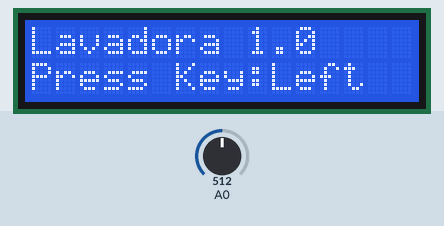
Bench run of a sketch on a simulated Arduino Uno, built with avr-gcc and run on an emulated ATmega328P. On the bench: 16×2 character LCD. The test bench sets the inputs (shaded band); at power-on: A0 = 512.

Above: at 1.2 s.
1.3 s: A0 set to 610
At 1.7 s:
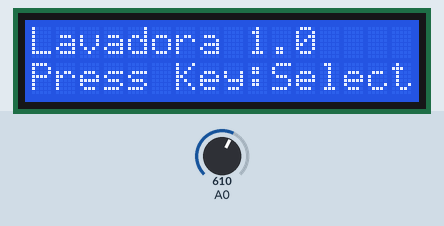
2.8 s: A0 set to 390
At 4.0 s:
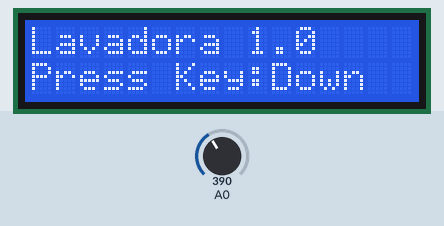
4.3 s: A0 set to 190
At 5.2 s:
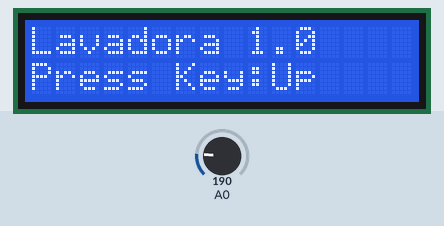
5.8 s: A0 set to 50
At 6.3 s:
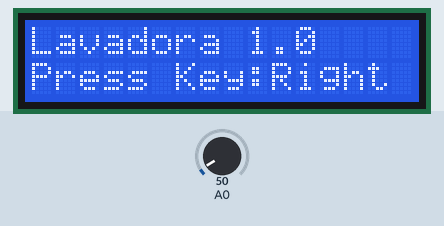
7.3 s: A0 set to 70
At 8.5 s:
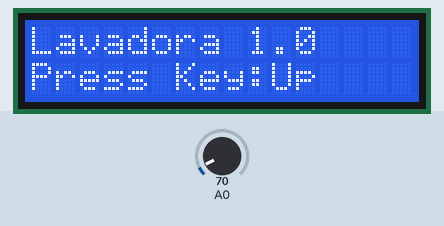
8.8 s: A0 set to 0
At 9.8 s:
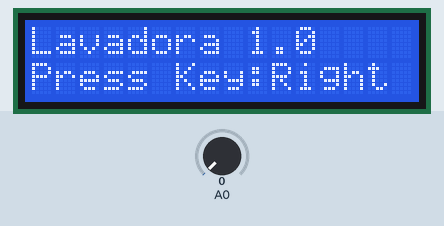
Timing chart, 0 to 11.3 s (numbered marks = the images above; inputs shaded):
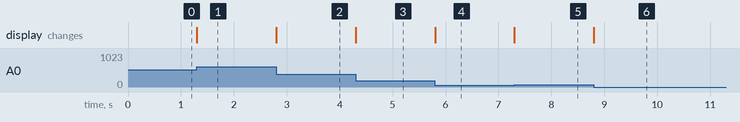

Measured:
- after the input at 1.3 s, the display: changes at once (image 1)
- after the input at 2.8 s, the display: changes at once (image 2)
- after the input at 4.3 s, the display: changes at once (image 3)
- after the input at 5.8 s, the display: changes at once (image 4)
- after the input at 7.3 s, the display: changes at once (image 5)
- after the input at 8.8 s, the display: changes at once (image 6)

The sketch:

display.ino
```cpp
#include <LiquidCrystal.h>
//LCD pin to Arduino
const int pin_RS = 8;
const int pin_EN = 9;
const int pin_d4 = 4;
const int pin_d5 = 5;
const int pin_d6 = 6;
const int pin_d7 = 7;
const int pin_BL = 10;
LiquidCrystal lcd( pin_RS,  pin_EN,  pin_d4,  pin_d5,  pin_d6,  pin_d7);
void setup() {
 lcd.begin(16, 2);
 lcd.setCursor(0,0);
 lcd.print("Lavadora 1.0");
 lcd.setCursor(0,1);
 lcd.print("Press Key:");
}
void loop() {
 int x;
 x = analogRead (0);
 lcd.setCursor(10,1);
 if (x < 60) {
   lcd.print ("Right ");
 }
 else if (x < 200) {
   lcd.print ("Up    ");
 }
 else if (x < 400){
   lcd.print ("Down  ");
 }
 else if (x < 600){
   lcd.print ("Left  ");
 }
 else if (x < 800){
   lcd.print ("Select");
 }
}
```
